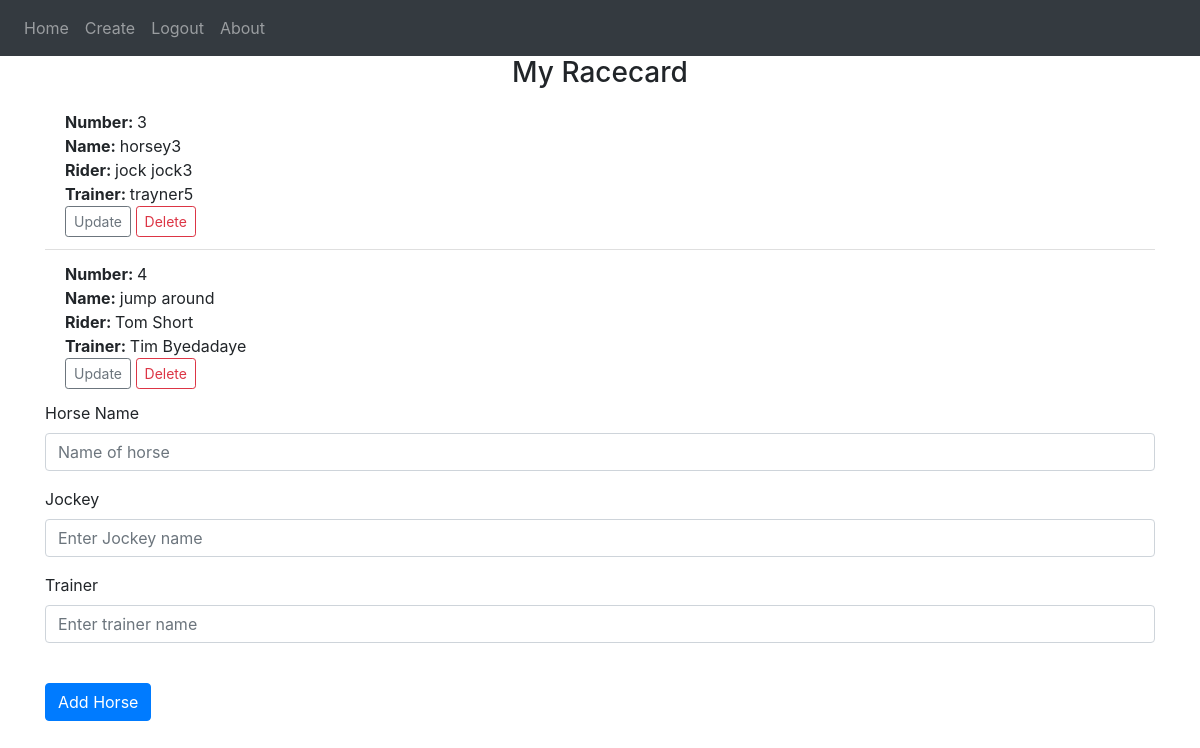
/runner (signed in), run on the app's committed database.
### website/models.py (models this page shows)
class Runner(db.Model):
    id = db.Column(db.Integer, primary_key=True)
    name = db.Column(db.String(50))
    jockey= db.Column(db.String(50))
    trainer = db.Column(db.String(50))
    user_id = db.Column(db.Integer, db.ForeignKey('user.id'))

### website/views.py (the view, shortened to what this page needs)
@views.route('/runner', methods=['GET', 'POST'])
@login_required
def runner():
    return render_template("runner.html", user=current_user)

### website/__init__.py (called while the page is built)
def create_app():
    app = Flask(__name__)
    app.config['SECRET_KEY'] = 'hjshjhdjah kjshkjdhjs'
    app.config['SQLALCHEMY_DATABASE_URI'] = f'sqlite:///{DB_NAME}'
    db.init_app(app)
    from .views import views
    from .auth import auth
    app.register_blueprint(views, url_prefix='/')
    app.register_blueprint(auth, url_prefix='/')
    from .models import User, Runner
    with app.app_context():
        db.create_all()
    login_manager = LoginManager()
    login_manager.login_view = 'auth.login'
    login_manager.init_app(app)
    @login_manager.user_loader
    def load_user(id):
        return User.query.get(int(id))
    return app

### website/templates/runner.html
{% extends "base.html" %} {% block title %}Runner{% endblock %} {% block
    content %}
      <h3 align="center">My Racecard</h3>
      <div>
        <ul class="list-group list-group-flush" id="runners">
          {% for runner in user.runners %}
          <li class="list-group-item">
            <b>Number: </b>{{runner.id}}<br/>
            <b>Name: </b>{{runner.name}}<br/>
            <b>Rider: </b>{{runner.jockey}}<br/>
            <b>Trainer: </b>{{ runner.trainer}}<br/>
            <a href = "/update/{{ runner.id }}"class="btn btn-outline-secondary btn-sm">Update</a>
            <button type="button" class="btn btn-outline-danger btn-sm" onClick="deleteRunner({{ runner.id }})">Delete</button>
          </li>
        {% endfor %}
      </ul>
    </div>
      <form method="POST">
      <div class="form-group">
        <label for="name">Horse Name</label>
        <input
          type="text"
          class="form-control"
          id="name"
          name="name"
          placeholder="Name of horse"
        />
      </div>
      <div class="form-group">
        <label for="jockey">Jockey</label>
        <input
          type="text"
          class="form-control"
          id="jockey"
          name="jockey"
          placeholder="Enter Jockey name"
        />
      </div>
      <div class="form-group">
        <label for="trainer">Trainer</label>
        <input
          type="text"
          class="form-control"
          id="trainer"
          name="trainer"
          placeholder="Enter trainer name"
        />
      </div>
      <br />
      <button type="submit" class="btn btn-primary">Add Horse</button>
    </form>
    {% endblock %}

### data on the page
Runner: id "3", name "horsey3", jockey "jock jock3", trainer "trayner5"
Runner: id "4", name "jump around", jockey "Tom Short", trainer "Tim Byedadaye"
